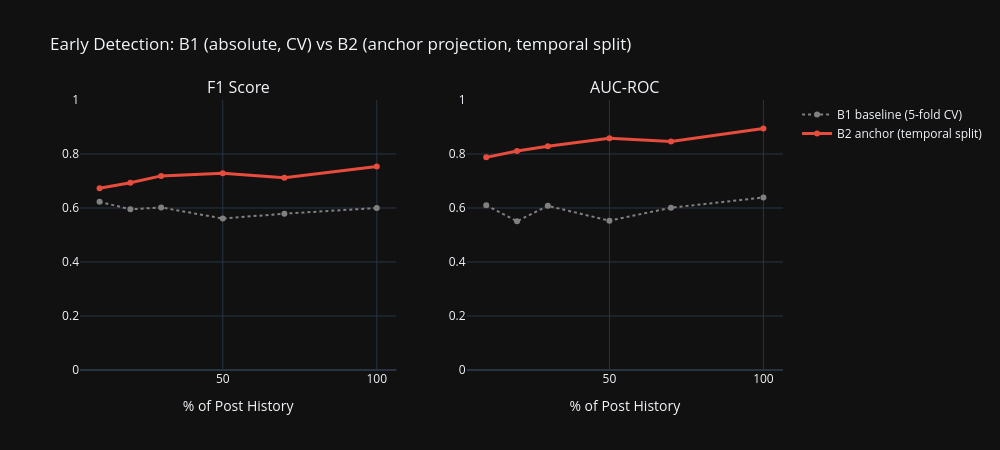

The notebook cell this image was saved under:
### Code cell
# Early detection with temporal split (train 2017+2018 → test 2022)
cutoffs = [0.1, 0.2, 0.3, 0.5, 0.7, 1.0]
early_temporal = []

train_val_uids = [uid for uid, m in zip(all_uids, train_mask | val_mask) if m]
test_uids_list = [uid for uid, m in zip(all_uids, test_mask) if m]

for cutoff in cutoffs:
    # Extract features at cutoff for train+val
    train_rows, train_labels = [], []
    for uid in train_val_uids:
        feats = extract_all_features(index, uid, user_to_id, anchor_vecs, healthy_vec, cutoff)
        if feats:
            train_rows.append(feats)
            train_labels.append(1 if df_full[df_full['user_id'] == uid]['label'].iloc[0] == 'depression' else 0)
    
    # Extract for test
    test_rows, test_labels = [], []
    for uid in test_uids_list:
        feats = extract_all_features(index, uid, user_to_id, anchor_vecs, healthy_vec, cutoff)
        if feats:
            test_rows.append(feats)
            test_labels.append(1 if df_full[df_full['user_id'] == uid]['label'].iloc[0] == 'depression' else 0)
    
    if len(train_rows) < 10 or len(test_rows) < 10:
        continue
    
    X_tr = np.nan_to_num(pd.DataFrame(train_rows).values, nan=0.0, posinf=0.0, neginf=0.0)
    X_te = np.nan_to_num(pd.DataFrame(test_rows).values, nan=0.0, posinf=0.0, neginf=0.0)
    y_tr = np.array(train_labels)
    y_te = np.array(test_labels)
    
    s = StandardScaler()
    clf = LogisticRegression(max_iter=1000, random_state=42, class_weight='balanced')
    clf.fit(s.fit_transform(X_tr), y_tr)
    y_pred = clf.predict(s.transform(X_te))
    y_prob = clf.predict_proba(s.transform(X_te))[:, 1]
    
    f1 = f1_score(y_te, y_pred)
    auc = roc_auc_score(y_te, y_prob)
    early_temporal.append({'cutoff': cutoff, 'f1': f1, 'auc': auc})
    print(f'  {cutoff:3.0%}: F1={f1:.3f}, AUC={auc:.3f} (train={len(y_tr)}, test={len(y_te)})')

df_early_temporal = pd.DataFrame(early_temporal)

# Plot: B1 baseline vs B2 temporal split
fig = make_subplots(rows=1, cols=2, subplot_titles=['F1 Score', 'AUC-ROC'])

# B1 baseline (from B1 notebook, 5-fold CV)
b1_cutoffs = [10, 20, 30, 50, 70, 100]
b1_f1 = [0.623, 0.595, 0.602, 0.561, 0.579, 0.600]
b1_auc = [0.610, 0.551, 0.608, 0.553, 0.601, 0.639]

fig.add_trace(go.Scatter(
    x=b1_cutoffs, y=b1_f1,
    mode='lines+markers', name='B1 baseline (5-fold CV)',
    line=dict(color='gray', width=2, dash='dot'),
), row=1, col=1)
fig.add_trace(go.Scatter(
    x=(df_early_temporal['cutoff']*100).tolist(), y=df_early_temporal['f1'].tolist(),
    mode='lines+markers', name='B2 anchor (temporal split)',
    line=dict(color=C_DEP, width=3),
), row=1, col=1)

fig.add_trace(go.Scatter(
    x=b1_cutoffs, y=b1_auc,
    mode='lines+markers', name='B1 AUC', showlegend=False,
    line=dict(color='gray', width=2, dash='dot'),
), row=1, col=2)
fig.add_trace(go.Scatter(
    x=(df_early_temporal['cutoff']*100).tolist(), y=df_early_temporal['auc'].tolist(),
    mode='lines+markers', name='B2 AUC', showlegend=False,
    line=dict(color=C_DEP, width=3),
), row=1, col=2)

fig.update_layout(
    title='Early Detection: B1 (absolute, CV) vs B2 (anchor projection, temporal split)',
    width=1000, height=450, template='plotly_dark',
)
fig.update_yaxes(range=[0, 1], row=1, col=1)
fig.update_yaxes(range=[0, 1], row=1, col=2)
fig.update_xaxes(title_text='% of Post History', row=1, col=1)
fig.update_xaxes(title_text='% of Post History', row=1, col=2)
fig.show()

### Figure 1 — Plotly figure (JSON) as saved in the notebook; plotly's stock layout.template omitted (floating-point values rounded to 4 significant figures)
{"data": [{"line": {"color": "gray", "dash": "dot", "width": 2}, "mode": "lines+markers", "name": "B1 baseline (5-fold CV)", "type": "scatter", "x": [10, 20, 30, 50, 70, 100], "xaxis": "x", "y": [0.623, 0.595, 0.602, 0.561, 0.579, 0.6], "yaxis": "y"}, {"line": {"color": "#e74c3c", "width": 3}, "mode": "lines+markers", "name": "B2 anchor (temporal split)", "type": "scatter", "x": [10.0, 20.0, 30.0, 50.0, 70.0, 100.0], "xaxis": "x", "y": [0.6729, 0.6937, 0.7189, 0.729, 0.7123, 0.7534], "yaxis": "y"}, {"line": {"color": "gray", "dash": "dot", "width": 2}, "mode": "lines+markers", "name": "B1 AUC", "showlegend": false, "type": "scatter", "x": [10, 20, 30, 50, 70, 100], "xaxis": "x2", "y": [0.61, 0.551, 0.608, 0.553, 0.601, 0.639], "yaxis": "y2"}, {"line": {"color": "#e74c3c", "width": 3}, "mode": "lines+markers", "name": "B2 AUC", "showlegend": false, "type": "scatter", "x": [10.0, 20.0, 30.0, 50.0, 70.0, 100.0], "xaxis": "x2", "y": [0.7875, 0.8107, 0.8287, 0.8583, 0.8461, 0.8948], "yaxis": "y2"}], "layout": {"annotations": [{"font": {"size": 16}, "showarrow": false, "text": "F1 Score", "x": 0.225, "xanchor": "center", "xref": "paper", "y": 1.0, "yanchor": "bottom", "yref": "paper"}, {"font": {"size": 16}, "showarrow": false, "text": "AUC-ROC", "x": 0.775, "xanchor": "center", "xref": "paper", "y": 1.0, "yanchor": "bottom", "yref": "paper"}], "height": 450, "title": {"text": "Early Detection: B1 (absolute, CV) vs B2 (anchor projection, temporal split)"}, "width": 1000, "xaxis": {"anchor": "y", "domain": [0.0, 0.45], "title": {"text": "% of Post History"}}, "xaxis2": {"anchor": "y2", "domain": [0.55, 1.0], "title": {"text": "% of Post History"}}, "yaxis": {"anchor": "x", "domain": [0.0, 1.0], "range": [0, 1]}, "yaxis2": {"anchor": "x2", "domain": [0.0, 1.0], "range": [0, 1]}}}
